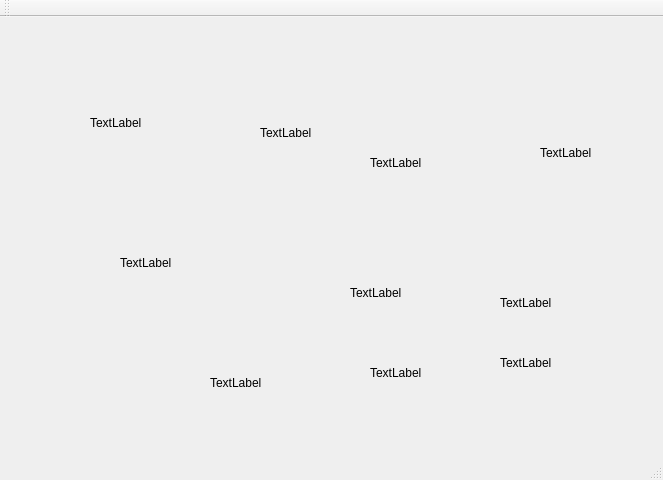
<?xml version="1.0" encoding="UTF-8"?>
<ui version="4.0">
 <class>TTKGifLabelWindow</class>
 <widget class="QMainWindow" name="TTKGifLabelWindow">
  <property name="geometry">
   <rect>
    <x>0</x>
    <y>0</y>
    <width>663</width>
    <height>480</height>
   </rect>
  </property>
  <property name="windowTitle">
   <string>TTKGifLabelWindow</string>
  </property>
  <widget class="QWidget" name="centralWidget">
   <widget class="TTKGifLabelWidget" name="label">
    <property name="geometry">
     <rect>
      <x>90</x>
      <y>80</y>
      <width>61</width>
      <height>51</height>
     </rect>
    </property>
    <property name="text">
     <string>TextLabel</string>
    </property>
   </widget>
   <widget class="TTKGifLabelWidget" name="label_2">
    <property name="geometry">
     <rect>
      <x>260</x>
      <y>90</y>
      <width>61</width>
      <height>51</height>
     </rect>
    </property>
    <property name="text">
     <string>TextLabel</string>
    </property>
   </widget>
   <widget class="TTKGifLabelWidget" name="label_3">
    <property name="geometry">
     <rect>
      <x>370</x>
      <y>120</y>
      <width>61</width>
      <height>51</height>
     </rect>
    </property>
    <property name="text">
     <string>TextLabel</string>
    </property>
   </widget>
   <widget class="TTKGifLabelWidget" name="label_4">
    <property name="geometry">
     <rect>
      <x>120</x>
      <y>220</y>
      <width>61</width>
      <height>51</height>
     </rect>
    </property>
    <property name="text">
     <string>TextLabel</string>
    </property>
   </widget>
   <widget class="TTKGifLabelWidget" name="label_5">
    <property name="geometry">
     <rect>
      <x>350</x>
      <y>250</y>
      <width>61</width>
      <height>51</height>
     </rect>
    </property>
    <property name="text">
     <string>TextLabel</string>
    </property>
   </widget>
   <widget class="TTKGifLabelWidget" name="label_6">
    <property name="geometry">
     <rect>
      <x>500</x>
      <y>260</y>
      <width>61</width>
      <height>51</height>
     </rect>
    </property>
    <property name="text">
     <string>TextLabel</string>
    </property>
   </widget>
   <widget class="TTKGifLabelWidget" name="label_7">
    <property name="geometry">
     <rect>
      <x>210</x>
      <y>340</y>
      <width>61</width>
      <height>51</height>
     </rect>
    </property>
    <property name="text">
     <string>TextLabel</string>
    </property>
   </widget>
   <widget class="TTKGifLabelWidget" name="label_8">
    <property name="geometry">
     <rect>
      <x>370</x>
      <y>350</y>
      <width>54</width>
      <height>12</height>
     </rect>
    </property>
    <property name="text">
     <string>TextLabel</string>
    </property>
   </widget>
   <widget class="TTKGifLabelWidget" name="label_9">
    <property name="geometry">
     <rect>
      <x>500</x>
      <y>340</y>
      <width>54</width>
      <height>12</height>
     </rect>
    </property>
    <property name="text">
     <string>TextLabel</string>
    </property>
   </widget>
   <widget class="TTKGifLabelWidget" name="label_10">
    <property name="geometry">
     <rect>
      <x>540</x>
      <y>130</y>
      <width>54</width>
      <height>12</height>
     </rect>
    </property>
    <property name="text">
     <string>TextLabel</string>
    </property>
   </widget>
  </widget>
  <widget class="QMenuBar" name="menuBar">
   <property name="geometry">
    <rect>
     <x>0</x>
     <y>0</y>
     <width>663</width>
     <height>23</height>
    </rect>
   </property>
  </widget>
  <widget class="QToolBar" name="mainToolBar">
   <attribute name="toolBarArea">
    <enum>TopToolBarArea</enum>
   </attribute>
   <attribute name="toolBarBreak">
    <bool>false</bool>
   </attribute>
  </widget>
  <widget class="QStatusBar" name="statusBar"/>
 </widget>
 <layoutdefault spacing="6" margin="11"/>
 <customwidgets>
  <customwidget>
   <class>TTKGifLabelWidget</class>
   <extends>QLabel</extends>
   <header>ttkgiflabelwidget.h</header>
  </customwidget>
 </customwidgets>
 <resources/>
 <connections/>
</ui>
